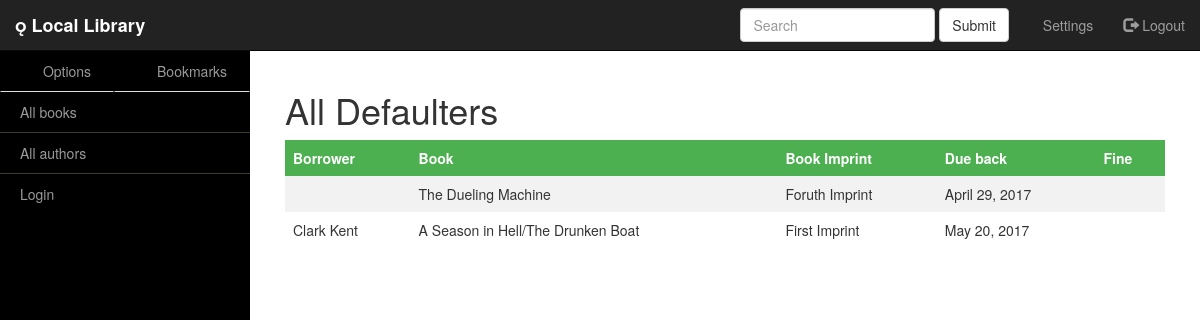
/catalog/defaulters/, run on the app's committed database.
### catalog/models.py (models this page shows, shortened)
class BookInstance(models.Model):
    id = models.UUIDField(primary_key=True,default=uuid.uuid4, help_text="Unique id for this particular book accross whole library")
    book = models.ForeignKey('Book',on_delete=models.SET_NULL, null=True)
    imprint = models.CharField(max_length=200)
    due_back = models.DateField(blank=True, null=True)
    borrower = models.ForeignKey(User,on_delete=models.SET_NULL,blank=True, null=True)
    LOAN_STATUS = (
        ('d', 'Maintenance'),
        ('o', 'On Loan'),
        ('a', 'Available'),
        ('r', 'Reserved'),
    )
    status = models.CharField(max_length=1,choices=LOAN_STATUS, default = 'd' ,blank=True, help_text='book availability')
    class Meta:
        permissions = (('can_mark_returned',"Set book as returned"),)
        ordering = ["due_back"]

class Book(models.Model):
    title = models.CharField(max_length=200)
    author = models.ForeignKey("Author",on_delete=models.SET_NULL,null=True)
    summary = models.TextField(max_length=1000,help_text="Enter the brief description of book")
    isbn = models.CharField('ISBN',max_length=13,help_text='13 Character <a href="https://www.isbn-international.org/content/what-isbn">ISBN number</a>')
    genere = models.ManyToManyField('Genere',help_text='Select a genere for book')
    language = models.ForeignKey('Language', on_delete=models.SET_NULL, null=True)
    class Meta:
        __module__= '__name__'
    def display_genere(self):
        """
        Creates a string for the Genre. This is required to display genre in Admin.
        """
        return ", ".join([genere.name for genere in self.genere.all()[:3]])
    display_genere.short_description = 'Genere'

### catalog/views.py (the view)
def get_defaulters(request):
    defaulter_instances = BookInstance.objects.filter(Q(borrower__isnull=False ) & Q( due_back__lt=datetime.datetime.now()))
    print "--- number of defaulters --- ", defaulter_instances.count()
    return render( request, "catalog/all_defaulters.html",
    context={
        "defaulters": defaulter_instances
    })

### catalog/templates/catalog/all_defaulters.html (shortened to what this page needs)
{% extends "base_generic.html" %}
{% load static %}
{% block content %}
 <table>
    <tr><h1>All Defaulters</h1> </tr>
    <tr>
        <table>
            <tr>
                <th>Borrower</th>
                <th>Book</th>
                <th>Book Imprint</th>
                <th>Due back</th>
                <th>Fine</th>
            </tr>
            {% for defaulter in defaulters %}
                <tr>
                    <td> {{ defaulter.borrower.first_name }}  {{ defaulter.borrower.last_name }}</td>
                    <td> {{ defaulter.book.title }} </td>
                    <td> {{ defaulter.imprint }} </td>
                    <td> {{ defaulter.due_back }} </td>
                    <td>  </td>
                </tr>
            {% endfor %}
        </table>
    </tr>
</table>
{% endblock %}

### catalog/static/css/simple-sidebar.css (style rules this page uses)
body { padding-top: 70px; }

### catalog/static/css/table.css (style rules this page uses)
table { border-collapse: collapse; width: 100%; }
th, td { text-align: left; padding: 8px; }
tr:nth-child(even) { background-color: #f2f2f2 }
th { background-color: #4CAF50; color: white; }

### data on the page
BookInstance: book "The Dueling Machine", imprint "Foruth Imprint", due_back "April 29, 2017"
BookInstance: borrower.first_name "Clark", borrower.last_name "Kent", book "A Season in Hell/The Drunken Boat", imprint "First Imprint", due_back "May 20, 2017"
